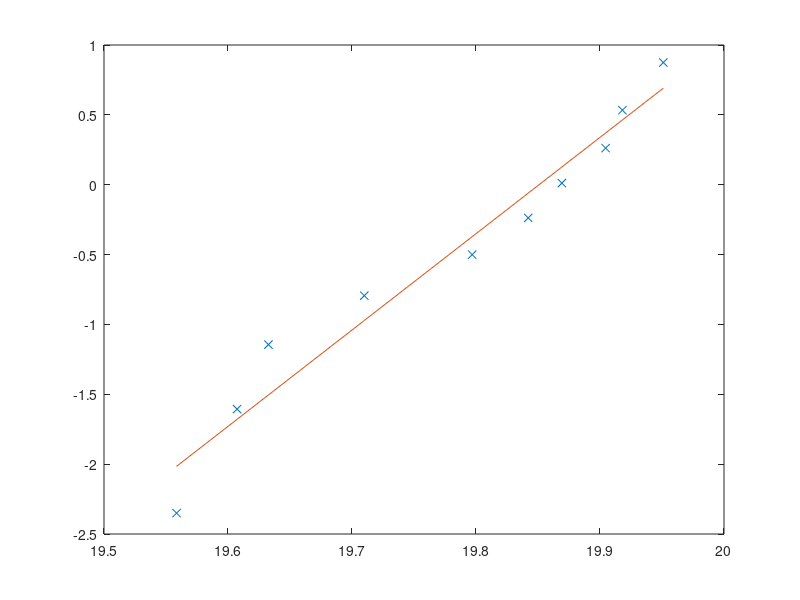

The MATLAB source for this figure:
F = [1040 1092 1120 1210 1320 1381 1419 1470 1490 1540];
stress = (3*0.05.*F)./(2*0.01*0.005^2);
P = [10/11 9/11 8/11 7/11 6/11 5/11 4/11 3/11 2/11 1/11];

x = log(stress);
y = log(log(1./P));
plot(x,y,'x');
slope = polyfit(x,y,1)
y1 = polyval(slope,x);
hold on;
plot(x,y1);